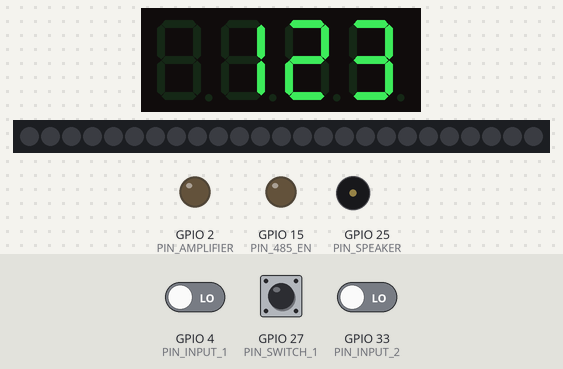
Simulated run of this sketch. Board: ESP32. Shown: 4-digit seven-segment display, 25 RGB LEDs in strip order, left to right, output pins drawn as LEDs (lit = HIGH), buzzer (waves = sounding, pin HIGH). The test bench sets the inputs (shaded band); at power-on: GPIO 4 (PIN_INPUT_1) LOW, GPIO 27 (PIN_SWITCH_1) LOW, GPIO 33 (PIN_INPUT_2) LOW. Storage starts empty; what the sketch prints to the serial monitor is not drawn.

Above: at 1.1 s.

The sketch:

sketch.ino
```cpp
#include "Constants.h"
#include "SPIFFS.h"
#include "lib/ModbusRtu.h"
#include "NeoPixelBus.h"
#include <Wire.h>
#include <Adafruit_GFX.h>
#include "Adafruit_LEDBackpack.h"
#include "lib/LifeSupport.h"

Puzzle puzzle;

struct Parts {
  Modbus * slave;
  NeoPixelBus<NeoGrbFeature, Neo800KbpsMethod> * strip;
  Adafruit_7segment matrix = Adafruit_7segment();
} parts;

Modbus slave(puzzle.address, 1, PIN_485_EN);
NeoPixelBus<NeoGrbFeature, Neo800KbpsMethod> strip(LED_COUNT, PIN_NEOPIXEL);

LifeSupport::Components lsComponents;

void setupLifeSupport();
void runTaskFunction(void*);
void showTaskFunction(void*);

TaskHandle_t runTask;
TaskHandle_t showTask;

void setup()
{
  Serial.begin(SERIAL_BAUDRATE);
  while (!Serial);

  SPIFFS.begin();

  // Setup 7 segment LED
  parts.matrix.begin(ADDR_SEVENSEGMENT);
  parts.matrix.setBrightness(15);
  delay(1000);
  parts.matrix.clear();
  parts.matrix.print(123);
  parts.matrix.writeDisplay();
  delay(2000);

  // Setup Modbus communication
  parts.slave = &slave;
  parts.slave->begin( SERIAL_BAUDRATE, PIN_RX_1, PIN_TX_1 );
  #if defined(__AVR_ATtiny85__) && (F_CPU == 16000000)
    clock_prescale_set(clock_div_1);
  #endif

  // Setup NeoPixelBus for all lights
  parts.strip = &strip;
  parts.strip->Begin();
  parts.strip->Show();

  // Setup power switch
  pinMode(PIN_SWITCH_1, INPUT);
  pinMode(PIN_SWITCH_2, INPUT);
  pinMode(PIN_SWITCH_3, INPUT);

  // Setup power switch
  pinMode(PIN_INPUT_1, INPUT);
  pinMode(PIN_INPUT_2, INPUT);

  // Setup speaker pins
  pinMode(PIN_SPEAKER, OUTPUT);
  pinMode(PIN_AMPLIFIER, OUTPUT);
  digitalWrite(PIN_AMPLIFIER, HIGH);


  setupLifeSupport();
    // Setup Task functions

  xTaskCreatePinnedToCore(
    runTaskFunction,   /* Task function. */
    "RunTask",     /* name of task. */
    85000,       /* Stack size of task */
    NULL,        /* parameter of the task */
    1,           /* priority of the task */
    &runTask,      /* Task handle to keep track of created task */
    0);          /* pin task to core 0 */

  xTaskCreatePinnedToCore(
    showTaskFunction,   /* Task function. */
    "ShowTask",     /* name of task. */
    60000,       /* Stack size of task */
    NULL,        /* parameter of the task */
    1,           /* priority of the task */
    &showTask,      /* Task handle to keep track of created task */
    1);

  lsComponents.state = SETUP;
}

void loop() { }

void setupLifeSupport()
{
  lsComponents.powerSwitch.set(parts.strip, lightPinForPowerSwitch, PIN_SWITCH_1);
  lsComponents.externalVent.set(parts.strip, lightPinsForExternalVent, PIN_INPUT_1);
  lsComponents.airSupplyPump.set(parts.strip, lightPinsForAirSupplyPump, PIN_INPUT_2);
  lsComponents.airPressureStatus.set(parts.strip, lightPinsForAirPressureStatus, &parts.matrix);
  lsComponents.speaker.set(soundFilenames);
  lsComponents.lightEffect.set(parts.strip, lightPinsForLightEffect);
}

//Run Task Function: process changes of puzzle
void runTaskFunction( void * parameters ) {
  Serial.print("Run Task running on core ");
  Serial.println(xPortGetCoreID());

  for(;;){
    // Map puzzle's values to component's values
    LifeSupport::update(puzzle, lsComponents);

    // State changes
    LifeSupport::run(lsComponents);

    // Show changes
    LifeSupport::show(lsComponents);

    vTaskDelay(10);
  }
}

//Show Task Fucntion: shows changes of puzzle
void showTaskFunction( void * parameters ){
  Serial.print("Show Task running on core ");
  Serial.println(xPortGetCoreID());

  for(;;){
    parts.slave->poll( puzzle.registers, puzzle.numberOfRegisters );

    // Produce sound
    // LifeSupport::sound(lsComponents);
  }
}
```

Constants.h
```cpp
#define PIN_RX_1 9
#define PIN_TX_1 5
#define PIN_RX_2 10
#define PIN_TX_2 13
#define PIN_ENCODER_A 14
#define PIN_ENCODER_B 38
#define PIN_485_EN 15
#define PIN_INPUT_1 4
#define PIN_INPUT_2 33
#define PIN_INPUT_3 // 18
#define PIN_NEOPIXEL 26
#define PIN_SPEAKER 25
#define PIN_RELAY_1 23
#define PIN_RELAY_2 19
#define PIN_SWITCH_1 27
#define PIN_SWITCH_2 32
#define PIN_SWITCH_3 12
#define PIN_ANALOG_INPUT_1 34
#define PIN_ANALOG_INPUT_2 35
#define PIN_ANALOG_INPUT_3 37
#define PIN_AMPLIFIER 2
#define ADDR_SEVENSEGMENT 0x71
#define ADDR_SLAVE 8

#define SERIAL_BAUDRATE 19200
#define LED_COUNT 25
#define COLOR_SATURATION 128

#define PWM_SPEAKER_FREQUENCY 1500
#define PWM_SPEAKER_CHANNEL 0
#define PWM_SPEAKER_RESOLUTION 8
#define PWM_SPEAKER_DUTYCYCLE 200

enum STATE {
  OFF = 0,
  ON = 1,
  ACTIVE = 2,
  STANDBY = 3,
  SOLVED = 4,
  OFFLINE = 5,
  FAILURE = 6,
  SYSTEM_ERROR = 7,
  ERROR = 8,
  SYNCRONIZED = 9,
  INITIALIZING = 10,
  INITIALIZED = 11,
  START = 12,
  END = 13,
  READING = 14,
  PLAYING = 15,
  BALANCED = 16,
  SETUP = 17,
  FLASH = 18,
  UNBALANCED = 19,
  ALARM = 20,
  RESET = 21,
  UNSOLVED = 22,
  DONE = 23,
  DISABLE = 24,
  ENABLE = 25,
  PAUSE = 26,
  COUNTING = 27,
  START_TIMER = 28,
  CHARGING = 29,
  FULL = 30,
  EMPTY = 31,
  OPEN = 32,
  CLOSED = 33,
  NODATA = 34,
  TRANSMITTED = 35,
  KEY_ENTERED = 36,
  DETECTED = 37,
  OUT_OF_RANGE = 38
};

// Number of Lights and Pin Numbers
extern int lightPinForPowerSwitch = 0;

#define NUMBER_OF_LIGHTS_FOR_AIR_PRESSURE_STATUS 2
extern int lightPinsForAirPressureStatus[] = {6, 1};

#define NUMBER_OF_LIGHTS_FOR_EXTERNAL_VENT 2
extern int lightPinsForExternalVent[] = {5, 2};

#define NUMBER_OF_LIGHTS_FOR_AIR_SUPPLY_PUMP 2
extern int lightPinsForAirSupplyPump[] = {3, 4};

#define AIR_PRESSURE 101

#define NUMBER_OF_LIGHTS_FOR_LIGHT_EFFECT 18
extern int lightPinsForLightEffect[] = {7, 8, 9, 10, 11, 12, 13, 14, 15, 16, 17, 18, 19, 20, 21, 22, 23, 24};

enum REGISTER_INDEX {
  REG_MASTER_FORCE = 0,
  REG_MASTER_COMMAND = 1,
  REG_MASTER_BODY = 2,
  REG_SLAVE_MILLIS = 3,
  REG_SLAVE_CONFIRM = 4,
  REG_SLAVE_STATE = 5,
  REG_SLAVE_POWER_SWITCH_STATE = 6,
  REG_SLAVE_AIR_PRESSURE_STATUS_STATE = 7,
  REG_SLAVE_AIR_SUPPLY_PUMP_STATE = 8,
  REG_SLAVE_EXTERNAL_VENT_STATE = 9,
  REG_SLAVE_LIGHT_EFFECT_STATE = 10,
  REG_SLAVE_SPEAKER_STATE = 11,
  REG_SLAVE_LIGHT_EFFECT_PATTERN_NUMBER = 12,
  REG_SLAVE_AIR_PRESSURE_STATUS_VALUE = 13
};

enum COMMAND {
  CMD_NONE = 0,
  CMD_ENABLE = 1,
  CMD_DISABLE = 2,
  CMD_RESET = 3,
  CMD_PAUSE = 4,
  CMD_SET_LIGHT_EFFECT_PATTERN_NUMBER = 5,
  CMD_SET_SOLVED = 6
};

typedef struct {
  uint8_t address = ADDR_SLAVE;
  STATE state;
  uint8_t numberOfRegisters = 20;
  uint16_t registers[20] = {0, 0, 0, 0, 0, 0, 0, 0, 0, 0, 0, 0, 0, 0, 0, 0, 0, 0, 0, 0};
} Puzzle;

#define NUMBER_OF_SOUNDS 4
#define SOUND_STATION_UP 0
#define SOUND_STATION_DOWN 1
#define SOUND_AIR_SUPPLY_PUMP 2
#define SOUND_EXTERNAL_VENT 3

extern String soundFilenames[NUMBER_OF_SOUNDS] = {
  "/StationPowerUp.wav",
  "/StationPowerDown.wav",
  "/AirSupplyPump.wav",
  "/ExternalVent.wav"
};
```
